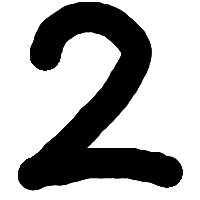
#> input picture 2.png, 200 x 200 px
$ python predictDigitKadai01.py
#> lines starting #> are read from the running program, lines starting #| are printed output that depends on the picture
import sklearn.datasets
import sklearn.svm
import PIL.Image
import numpy
import matplotlib.pyplot as plt
def imageToData(filename):
#> called with filename = '2.png'
    grayImage = PIL.Image.open(filename).convert("L")
    grayImage = grayImage.resize((8,8),PIL.Image.Resampling.LANCZOS)
    numImage = numpy.asarray(grayImage,dtype = float)
    numImage = 16 - numpy.floor(17 * numImage / 256)
    numImage = numImage.flatten()
#> numImage = 64 values, max 16 at index 3, min 0 at index 0, mean 5.62

    plt.imshow(numImage.reshape(8, 8), cmap="gray")
    plt.title("Converted Image")
    plt.colorbar()
    plt.show()
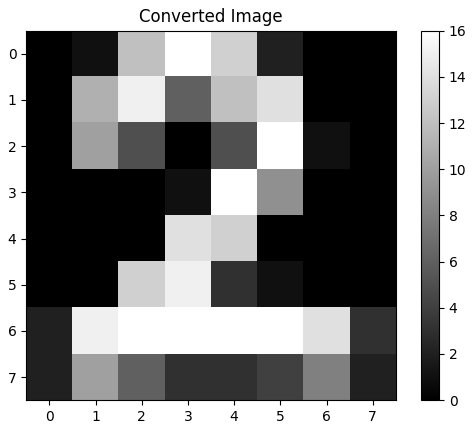
#> figure drawn by matplotlib, 2 panels

    return numImage.flatten()

def predictDigits(data):
    digits = sklearn.datasets.load_digits()

    clf = sklearn.svm.SVC(gamma = 0.001)
    clf.fit(digits.data, digits.target)
    result = clf.predict([data])
    print("予測=", result[0])

data = imageToData("2.png")
#> data has the same summary as numImage in imageToData
predictDigits(data)
#> in predictDigits, `result = clf.predict([data])`: result = [2]
#| 予測= 2

$ run again, with 7.png copied over 2.png
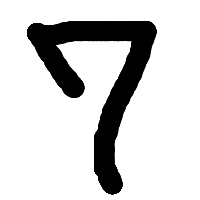
#> input picture 7.png, 200 x 200 px
#> numImage = 64 values, max 15 at index 13, min 0 at index 0, mean 3.08
#> in imageToData, `plt.show()`:
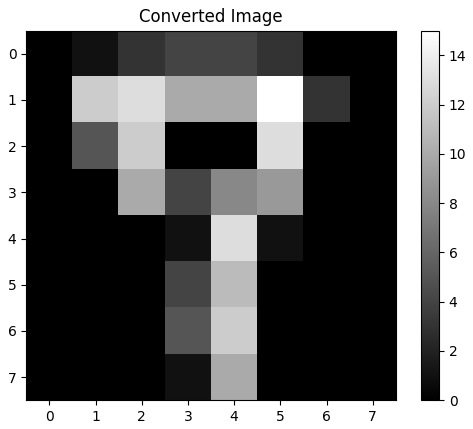
#> figure drawn by matplotlib, 2 panels
#> data has the same summary as numImage in imageToData
#> result = [9]
#| 予測= 9

$ run again, with 8.png copied over 2.png
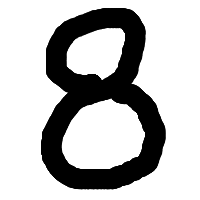
#> input picture 8.png, 200 x 200 px
#> numImage = 64 values, max 16 at index 27, min 0 at index 0, mean 4.69
#> in imageToData, `plt.show()`:
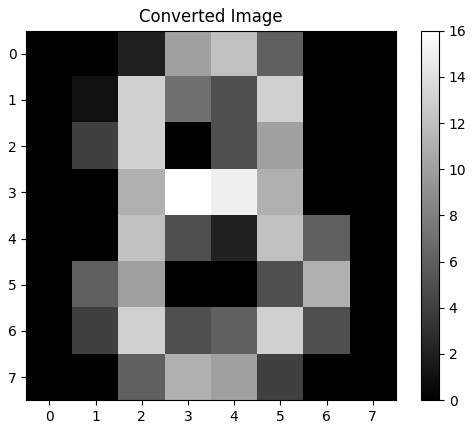
#> figure drawn by matplotlib, 2 panels
#> data has the same summary as numImage in imageToData
#> result = [9]
#| 予測= 9

$ run again, with 8.2.png copied over 2.png
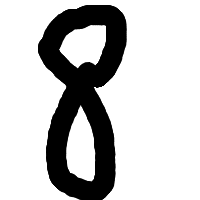
#> input picture 8.2.png, 200 x 200 px
#> numImage = 64 values, max 16 at index 27, min 0 at index 0, mean 3.88
#> in imageToData, `plt.show()`:
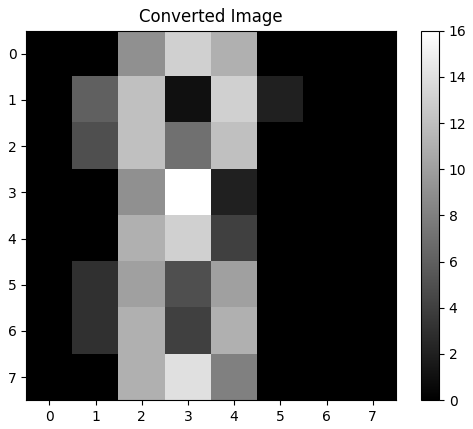
#> figure drawn by matplotlib, 2 panels
#> data has the same summary as numImage in imageToData
#> result = [8]
#| 予測= 8
